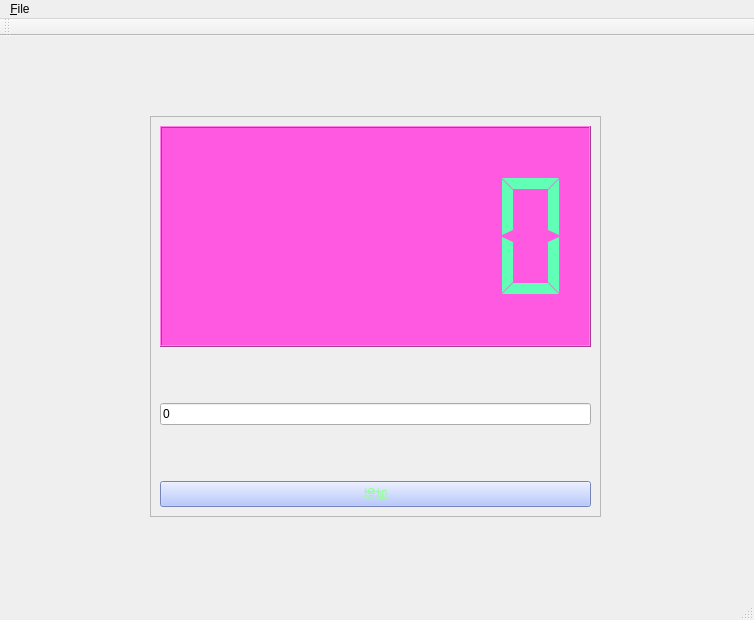
<?xml version="1.0" encoding="UTF-8"?>
<ui version="4.0">
 <class>MainWindow</class>
 <widget class="QMainWindow" name="MainWindow">
  <property name="geometry">
   <rect>
    <x>0</x>
    <y>0</y>
    <width>754</width>
    <height>620</height>
   </rect>
  </property>
  <property name="windowTitle">
   <string>MainWindow</string>
  </property>
  <widget class="QWidget" name="centralwidget">
   <widget class="QFrame" name="frame">
    <property name="geometry">
     <rect>
      <x>150</x>
      <y>80</y>
      <width>451</width>
      <height>401</height>
     </rect>
    </property>
    <property name="frameShape">
     <enum>QFrame::StyledPanel</enum>
    </property>
    <property name="frameShadow">
     <enum>QFrame::Raised</enum>
    </property>
    <layout class="QVBoxLayout" name="verticalLayout">
     <item>
      <widget class="QLCDNumber" name="lcdNumber">
       <property name="layoutDirection">
        <enum>Qt::LeftToRight</enum>
       </property>
       <property name="autoFillBackground">
        <bool>false</bool>
       </property>
       <property name="styleSheet">
        <string notr="true">color: rgb(97, 255, 181);
background-color: rgb(255, 89, 225);</string>
       </property>
       <property name="frameShape">
        <enum>QFrame::Box</enum>
       </property>
       <property name="smallDecimalPoint">
        <bool>true</bool>
       </property>
       <property name="digitCount">
        <number>5</number>
       </property>
       <property name="segmentStyle">
        <enum>QLCDNumber::Flat</enum>
       </property>
      </widget>
     </item>
     <item>
      <spacer name="verticalSpacer_2">
       <property name="orientation">
        <enum>Qt::Vertical</enum>
       </property>
       <property name="sizeType">
        <enum>QSizePolicy::Fixed</enum>
       </property>
       <property name="sizeHint" stdset="0">
        <size>
         <width>20</width>
         <height>50</height>
        </size>
       </property>
      </spacer>
     </item>
     <item>
      <widget class="QLineEdit" name="lineEdit">
       <property name="text">
        <string>0</string>
       </property>
       <property name="maxLength">
        <number>5</number>
       </property>
       <property name="frame">
        <bool>true</bool>
       </property>
      </widget>
     </item>
     <item>
      <spacer name="verticalSpacer">
       <property name="orientation">
        <enum>Qt::Vertical</enum>
       </property>
       <property name="sizeType">
        <enum>QSizePolicy::Fixed</enum>
       </property>
       <property name="sizeHint" stdset="0">
        <size>
         <width>20</width>
         <height>50</height>
        </size>
       </property>
      </spacer>
     </item>
     <item>
      <widget class="QPushButton" name="pushButton">
       <property name="enabled">
        <bool>true</bool>
       </property>
       <property name="styleSheet">
        <string notr="true">color: rgb(147, 255, 151);
background-color: rgb(164, 184, 255);</string>
       </property>
       <property name="text">
        <string>增加</string>
       </property>
       <property name="autoDefault">
        <bool>false</bool>
       </property>
       <property name="default">
        <bool>false</bool>
       </property>
       <property name="flat">
        <bool>false</bool>
       </property>
      </widget>
     </item>
    </layout>
   </widget>
  </widget>
  <widget class="QMenuBar" name="menubar">
   <property name="geometry">
    <rect>
     <x>0</x>
     <y>0</y>
     <width>754</width>
     <height>26</height>
    </rect>
   </property>
   <widget class="QMenu" name="menu_File">
    <property name="title">
     <string>&amp;File</string>
    </property>
    <addaction name="action_Open"/>
    <addaction name="action_Save"/>
   </widget>
   <addaction name="menu_File"/>
  </widget>
  <widget class="QStatusBar" name="statusbar"/>
  <widget class="QToolBar" name="toolBar">
   <property name="windowTitle">
    <string>toolBar</string>
   </property>
   <property name="iconSize">
    <size>
     <width>30</width>
     <height>30</height>
    </size>
   </property>
   <property name="toolButtonStyle">
    <enum>Qt::ToolButtonIconOnly</enum>
   </property>
   <attribute name="toolBarArea">
    <enum>TopToolBarArea</enum>
   </attribute>
   <attribute name="toolBarBreak">
    <bool>false</bool>
   </attribute>
  </widget>
  <action name="actionOpen">
   <property name="text">
    <string>Open</string>
   </property>
  </action>
  <action name="action_Open">
   <property name="text">
    <string>&amp;Open</string>
   </property>
  </action>
  <action name="action_Save">
   <property name="text">
    <string>&amp;Save</string>
   </property>
  </action>
 </widget>
 <resources/>
 <connections>
  <connection>
   <sender>lineEdit</sender>
   <signal>textChanged(QString)</signal>
   <receiver>lcdNumber</receiver>
   <slot>display(QString)</slot>
   <hints>
    <hint type="sourcelabel">
     <x>570</x>
     <y>410</y>
    </hint>
    <hint type="destinationlabel">
     <x>570</x>
     <y>288</y>
    </hint>
   </hints>
  </connection>
 </connections>
</ui>
